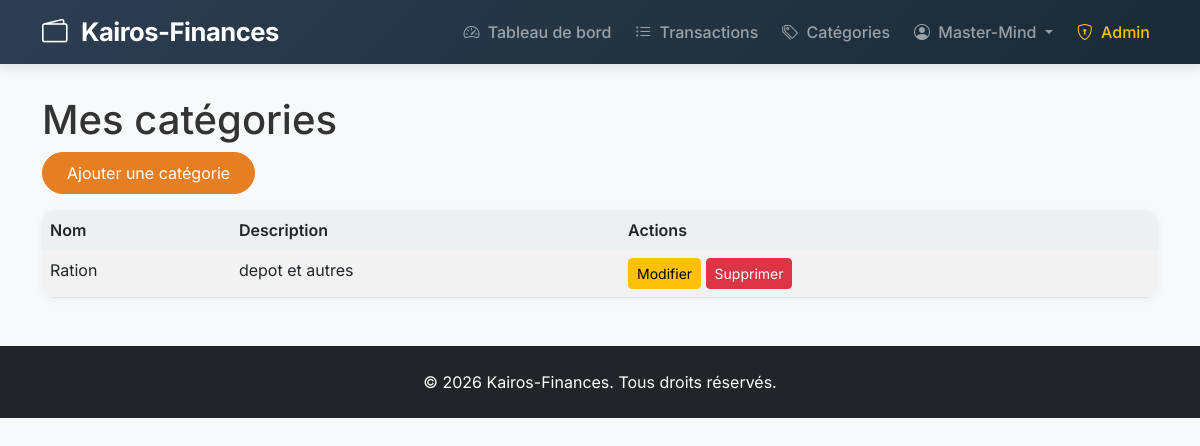
/categories (signed in), run on the app's committed database.
### app/models.py (models this page shows, shortened)
class User(UserMixin, db.Model):
    __tablename__ = 'user'
    id = db.Column(db.Integer, primary_key=True)
    username = db.Column(db.String(80), unique=True, nullable=False)
    email = db.Column(db.String(120), unique=True, nullable=False)
    password_hash = db.Column(db.String(128))
    currency = db.Column(db.String(3), nullable=False, default='EUR')
    is_admin = db.Column(db.Boolean, default=False)
    date_created = db.Column(db.DateTime, default=datetime.utcnow)
    transactions = db.relationship('Transaction', backref='user', lazy='dynamic')
    categories = db.relationship('Category', backref='owner', lazy='dynamic')

class Category(db.Model):
    __tablename__ = 'category'
    id = db.Column(db.Integer, primary_key=True)
    name = db.Column(db.String(50), unique=False, nullable=False)
    description = db.Column(db.String(200))
    user_id = db.Column(db.Integer, db.ForeignKey('user.id'), nullable=False)
    transactions = db.relationship('Transaction', backref='category', lazy='dynamic')
    __table_args__ = (db.UniqueConstraint('user_id', 'name', name='unique_category_per_user'),)

### app/transactions.py (the view)
@bp.route('/categories')
@login_required
def list_categories():
    categories = Category.query.filter_by(user_id=current_user.id).all()
    return render_template('transactions/categories.html', categories=categories)

### app/templates/transactions/categories.html
{% extends 'base.html' %}
{% block content %}
<div class="container mt-4">
    <h1>Mes catégories</h1>
    <a href="{{ url_for('transactions.add_category') }}" class="btn btn-primary mb-3">Ajouter une catégorie</a>
    <table class="table table-striped">
        <thead>
            <tr>
                <th>Nom</th>
                <th>Description</th>
                <th>Actions</th>
            </tr>
        </thead>
        <tbody>
            {% for category in categories %}
            <tr>
                <td>{{ category.name }}</td>
                <td>{{ category.description or '' }}</td>
                <td>
                    <a href="{{ url_for('transactions.edit_category', id=category.id) }}" class="btn btn-sm btn-warning">Modifier</a>
                    <form action="{{ url_for('transactions.delete_category', id=category.id) }}" method="POST" style="display:inline;">
                        <button type="submit" class="btn btn-sm btn-danger" onclick="return confirm('Supprimer cette catégorie ?')">Supprimer</button>
                    </form>
                </td>
            </tr>
            {% else %}
            <tr>
                <td colspan="3">Aucune catégorie pour le moment.</td>
            </tr>
            {% endfor %}
        </tbody>
    </table>
</div>
{% endblock %}

### app/templates/base.html (shortened to what this page needs)
<!DOCTYPE html>
<html lang="fr">
<head>
    <link href="https://cdn.jsdelivr.net/npm/bootstrap@5.3.0/dist/css/bootstrap.min.css" rel="stylesheet">
    <link rel="stylesheet" href="https://cdn.jsdelivr.net/npm/bootstrap-icons@1.11.3/font/bootstrap-icons.min.css">
    <link rel="stylesheet" href="{{ url_for('static', filename='css/style.css') }}">
</head>
<body>
    <nav class="navbar navbar-expand-lg navbar-dark fixed-top">
        <div class="container">
            <a class="navbar-brand" href="{{ url_for('main.index') }}">
                <i class="bi bi-wallet2 me-2"></i>
                <span class="fw-bold">Kairos-Finances</span>
            </a>
            <div class="collapse navbar-collapse" id="navbarNav">
                <ul class="navbar-nav ms-auto">
                    {% if current_user.is_authenticated %}
                        <li class="nav-item">
                            <a class="nav-link" href="{{ url_for('main.dashboard') }}">
                                <i class="bi bi-speedometer2 me-1"></i> Tableau de bord
                            </a>
                        </li>
                        <li class="nav-item">
                            <a class="nav-link" href="{{ url_for('transactions.list_transactions') }}">
                                <i class="bi bi-list-ul me-1"></i> Transactions
                            </a>
                        </li>
                        <li class="nav-item">
                            <a class="nav-link" href="{{ url_for('transactions.list_categories') }}">
                                <i class="bi bi-tags me-1"></i> Catégories
                            </a>
                        </li>
                        <li class="nav-item dropdown">
                            <a class="nav-link dropdown-toggle" href="javascript:void(0)" id="navbarDropdown" role="button" data-bs-toggle="dropdown" aria-expanded="false">
                                <i class="bi bi-person-circle me-1"></i> {{ current_user.username }}
                            </a>
                        </li>
                        {% if current_user.is_admin %}
                        <li class="nav-item">
                            <a class="nav-link text-warning" href="{{ url_for('admin.dashboard') }}">
                                <i class="bi bi-shield-lock me-1"></i> Admin
                            </a>
                        </li>
                        {% endif %}
                    {% endif %}
                </ul>
            </div>
        </div>
    </nav>
    <main class="pt-5 mt-4">
        {% block content %}{% endblock %}
    </main>
    <footer class="bg-dark text-white py-4 mt-5">
        <div class="container text-center">
            <p class="mb-0">&copy; 2026 Kairos-Finances. Tous droits réservés.</p>
        </div>
    </footer>
</body>
</html>

### app/static/css/style.css (style rules this page uses)
:root { --primary: #2c3e50; --primary-dark: #1a2a36; --secondary: #e67e22; --light: #ecf0f1; --dark: #2c3e50; --accent: #f1c40f; }
body { font-family: 'Inter', sans-serif; background-color: #f8f9fa; color: #333; }
.navbar { background: linear-gradient(135deg, var(--primary), var(--primary-dark)); box-shadow: 0 4px 12px rgba(0,0,0,0.1); transition: all 0.3s ease; }
.navbar-brand { font-size: 1.6rem; font-weight: 600; letter-spacing: -0.5px; transition: transform 0.3s; }
.nav-link { font-weight: 500; margin-left: 0.5rem; padding: 0.5rem 1rem; border-radius: 8px; transition: all 0.3s; }
.btn-primary { background-color: var(--secondary); border-color: var(--secondary); border-radius: 30px; padding: 0.5rem 1.5rem; transition: all 0.3s; }
.table { background-color: white; border-radius: 12px; overflow: hidden; box-shadow: 0 2px 8px rgba(0,0,0,0.05); }
.table thead th { background-color: var(--light); border-bottom: none; font-weight: 600; }

### data on the page
User: username "Master-Mind"
Category: name "Ration", description "depot et autres"
